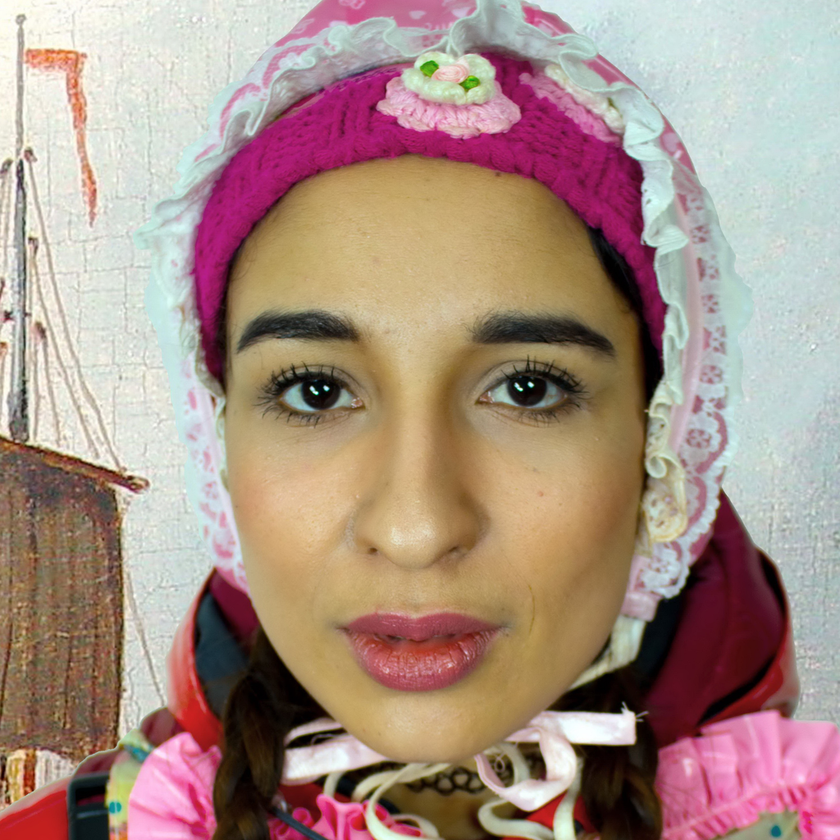
#> input picture Facial Features extractor/ffhq-dataset-images/00004.png, 840 x 840 px, shrunk from 1024 x 1024 before the run; its folder holds only this picture in this run
$ python main.py
#> lines starting #> are read from the running program, lines starting #| are printed output that depends on the picture; after the words box and inside, x2 and y2 are one past the last pixel; in counts of white or black regions, pixels touching at a corner belong together
import cv2
import os

# Path to the folder containing the input images
image_folder = "ffhq-dataset-images"

# Load the cascade classifiers
eye_cascade = cv2.CascadeClassifier("cascades/haarcascade_eye.xml")
mouth_cascade = cv2.CascadeClassifier("cascades/haarcascade_mcs_mouth.xml")

# Lists to store the bounding box coordinates
eye_boxes = []
mouth_boxes = []

# Iterate over all images in the folder
for filename in os.listdir(image_folder):
    if filename.endswith(".jpg") or filename.endswith(".png"):
        # Read the image
        image_path = os.path.join(image_folder, filename)
        image = cv2.imread(image_path)
#> image is the input picture: shape (840, 840, 3); mean B, G, R 133.2, 144.2, 168.9

        # Convert the image to grayscale
        gray = cv2.cvtColor(image, cv2.COLOR_BGR2GRAY)
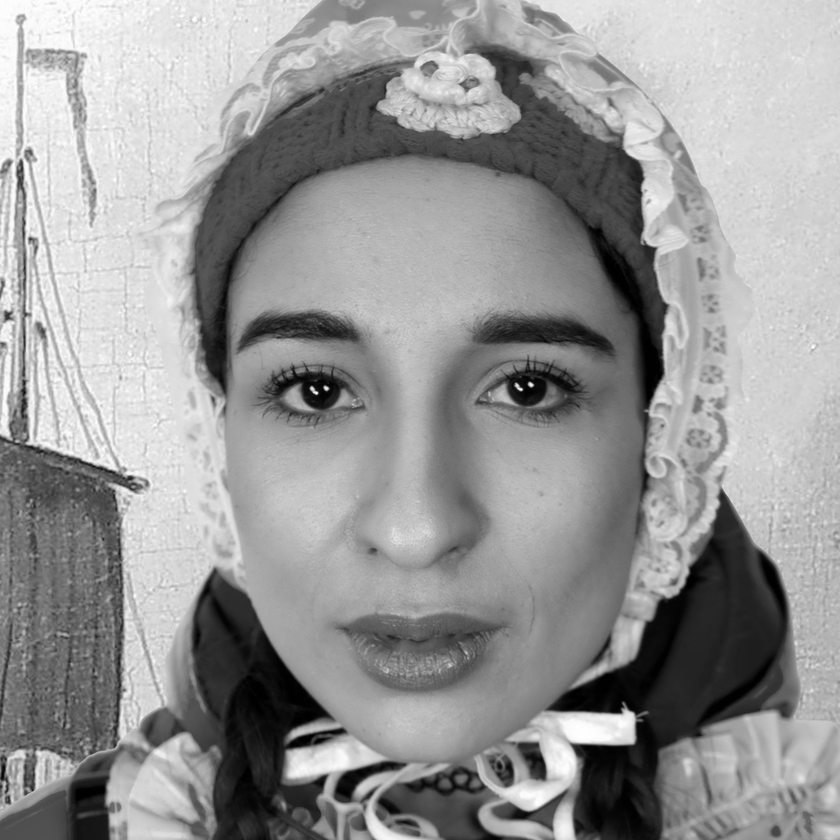
#> gray: shape (840, 840); min 0, max 254, mean 150.3

        # Detect eyes
        eyes = eye_cascade.detectMultiScale(gray, scaleFactor=1.3, minNeighbors=5)
#> eyes = [[460, 324, 132, 132], [245, 330, 126, 126]]

        # Detect mouth
        mouth = mouth_cascade.detectMultiScale(gray, scaleFactor=1.5, minNeighbors=11)
#> mouth = [[327, 602, 190, 114]]

        # Store bounding box coordinates for eyes
        for (ex, ey, ew, eh) in eyes:
            eye_boxes.append((ex, ey, ew, eh))
#> this loop made 2 passes
#> after the loop, eye_boxes = [(460, 324, 132, 132), (245, 330, 126, 126)]

        # Store bounding box coordinates for mouth
        if len(mouth) > 0:
            (mx, my, mw, mh) = mouth[0]
#> mx = 327; my = 602; mw = 190; mh = 114
            mouth_boxes.append((mx, my, mw, mh))

        # Draw bounding boxes around eyes
        for (ex, ey, ew, eh) in eyes:
            cv2.rectangle(image, (ex, ey), (ex + ew, ey + eh), (0, 255, 0), 2)
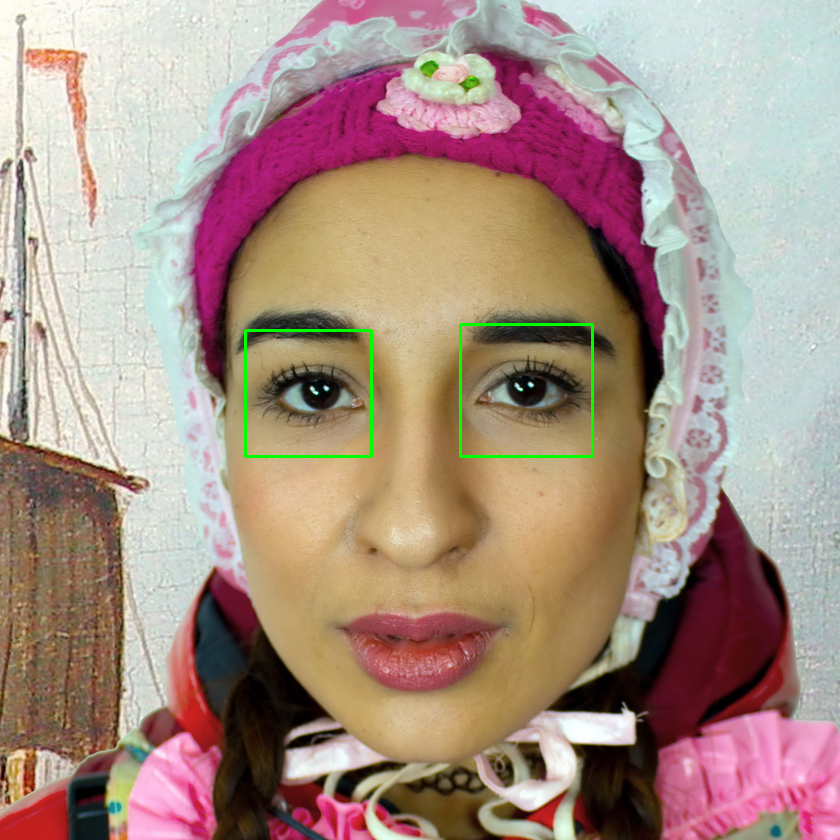
#> image: shape (840, 840, 3); 0.44% of pixels changed, all inside (x1, y1, x2, y2) = (244, 323, 594, 458)

        # Draw bounding box around mouth
        if len(mouth) > 0:
            (mx, my, mw, mh) = mouth[0]
            cv2.rectangle(image, (mx, my), (mx + mw, my + mh), (255, 0, 0), 2)
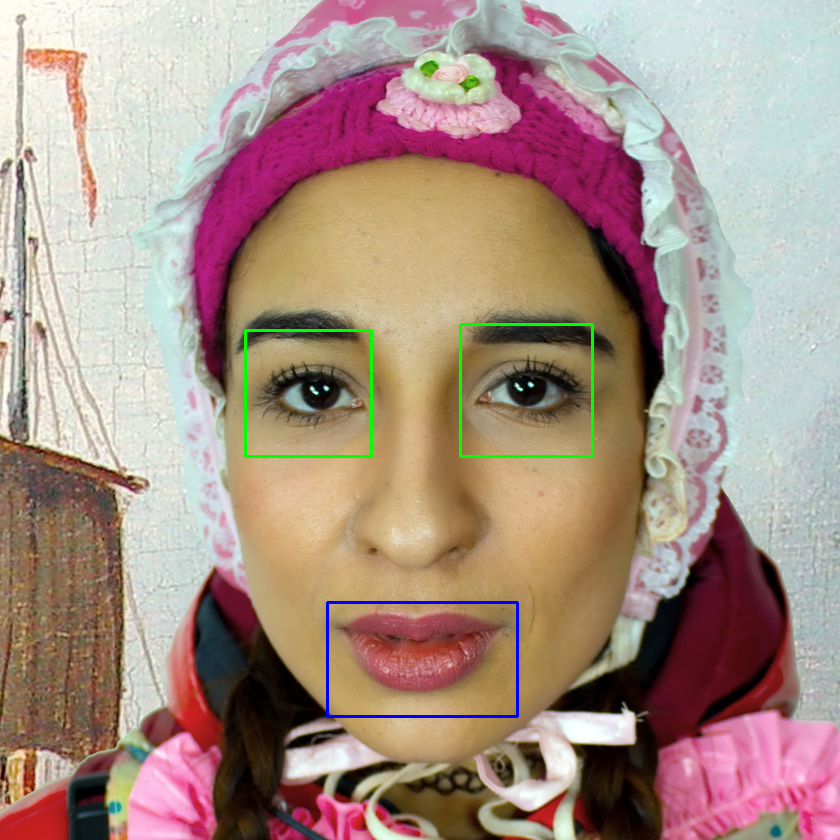
#> image: shape (840, 840, 3); 0.26% of pixels changed, all inside (x1, y1, x2, y2) = (326, 601, 519, 718)

        # Show the processed image
        cv2.imshow("Image", image)
        cv2.waitKey(0)

# Cleanup
cv2.destroyAllWindows()

# Print the bounding box coordinates
print("Eye bounding boxes:")
for box in eye_boxes:
    print(box)
#> this loop made 2 passes
#> (printed output is left out)

print("\nMouth bounding boxes:")
for box in mouth_boxes:
    print(box)
#> this loop made 1 pass
#> (printed output is left out)

$ run again, on Facial Features extractor/ffhq-dataset-images/37073.png
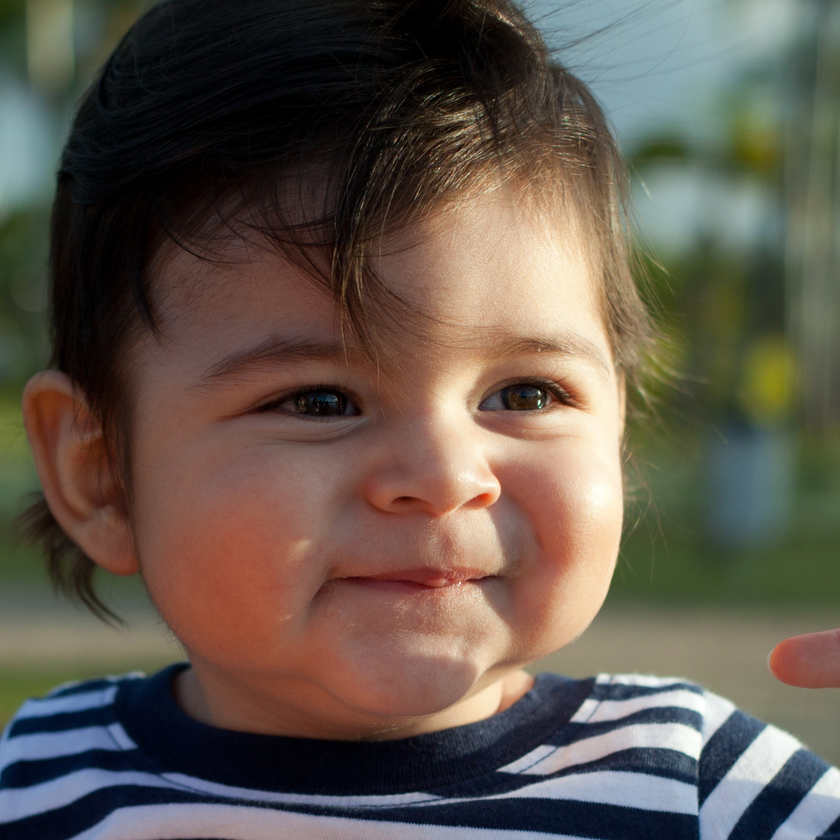
#> input picture Facial Features extractor/ffhq-dataset-images/37073.png, 840 x 840 px, shrunk from 1024 x 1024 before the run
#> image is the input picture: shape (840, 840, 3); mean B, G, R 77.4, 87.7, 98.1
#> `gray = cv2.cvtColor(image, cv2.COLOR_BGR2GRAY)`:
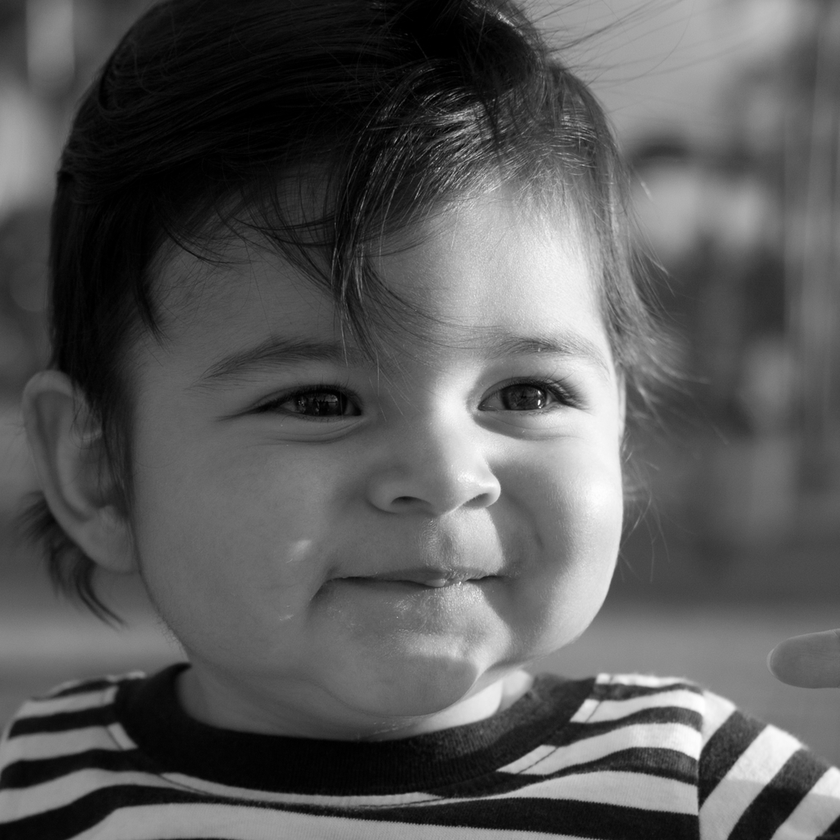
#> gray: shape (840, 840); min 0, max 255, mean 89.6
#> eyes = [[468, 345, 111, 111], [246, 346, 124, 124]]
#> mouth = [[437, 360, 190, 114], [315, 545, 190, 114]]
#> the loop `for (ex, ey, ew, eh) in eyes:` made 2 passes
#> after the loop `for (ex, ey, ew, eh) in eyes:`: eye_boxes = [(468, 345, 111, 111), (246, 346, 124, 124)]
#> mx = 437; my = 360; mw = 190; mh = 114
#> `cv2.rectangle(image, (mx, my), (mx + mw, my + mh), (255, 0, 0), 2)`:
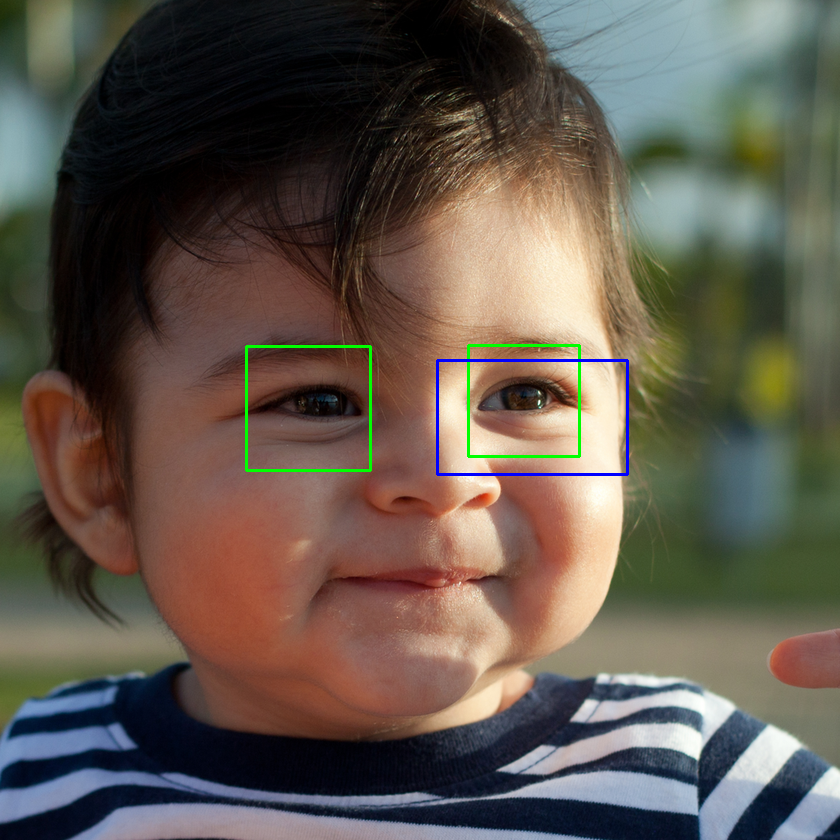
#> image: shape (840, 840, 3); mean B, G, R 77.3, 87.9, 97
#> the loop `for box in eye_boxes:` made 2 passes
#> (printed output is left out)
#> the loop `for box in mouth_boxes:` made 1 pass
#> (printed output is left out)

$ run again, on Facial Features extractor/ffhq-dataset-images/37079.png
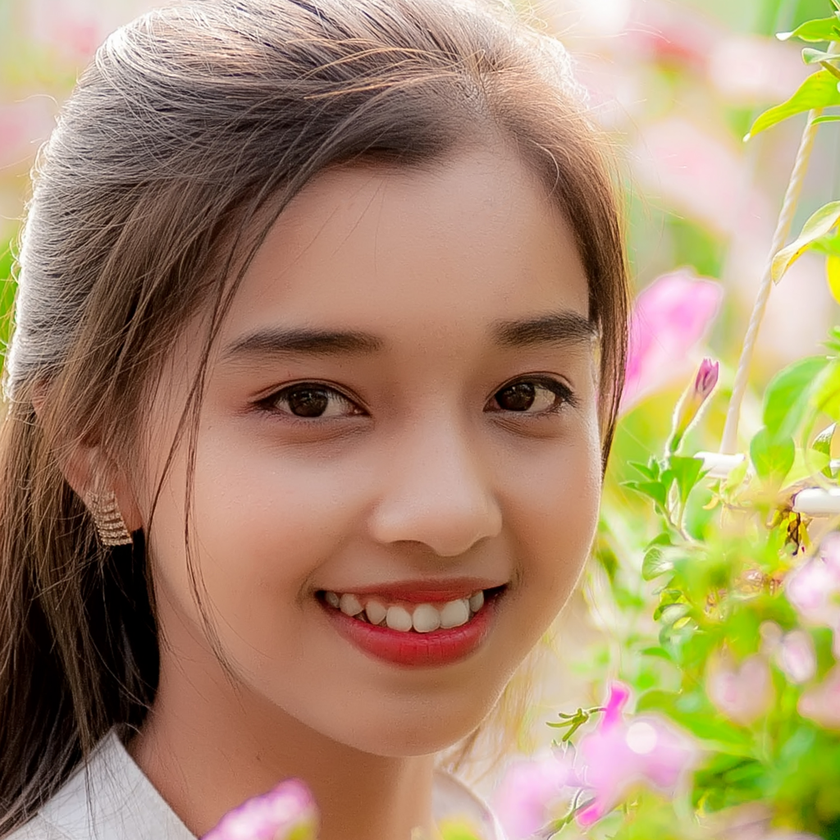
#> input picture Facial Features extractor/ffhq-dataset-images/37079.png, 840 x 840 px, shrunk from 1024 x 1024 before the run
#> image is the input picture: shape (840, 840, 3); mean B, G, R 109.6, 141.8, 169.4
#> `gray = cv2.cvtColor(image, cv2.COLOR_BGR2GRAY)`:
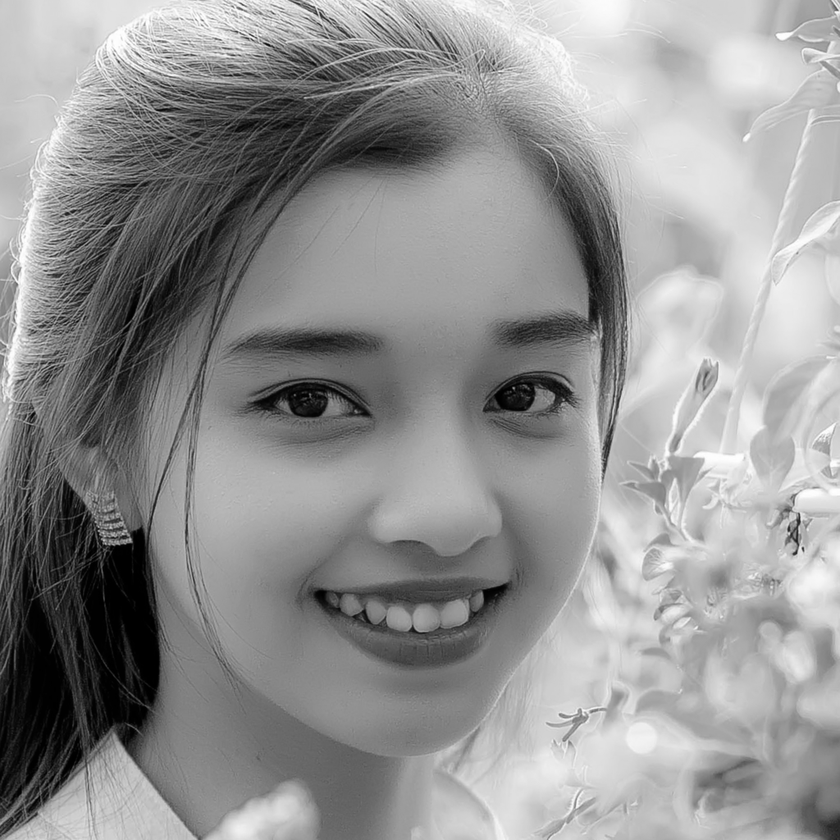
#> gray: shape (840, 840); min 0, max 255, mean 146.4
#> eyes = [[685, 763, 60, 60], [712, 98, 58, 58], [604, 674, 62, 62], [455, 327, 136, 136], [238, 329, 145, 145], [296, 569, 74, 74]]
#> mouth = [[274, 543, 285, 171]]
#> the loop `for (ex, ey, ew, eh) in eyes:` made 6 passes
#> after the loop `for (ex, ey, ew, eh) in eyes:`: eye_boxes = [(685, 763, 60, 60), (712, 98, 58, 58), (604, 674, 62, 62), (455, 327, 136, 136), (238, 329, 145, 145), (296, 569, 74, 74)]
#> mx = 274; my = 543; mw = 285; mh = 171
#> `cv2.rectangle(image, (mx, my), (mx + mw, my + mh), (255, 0, 0), 2)`:
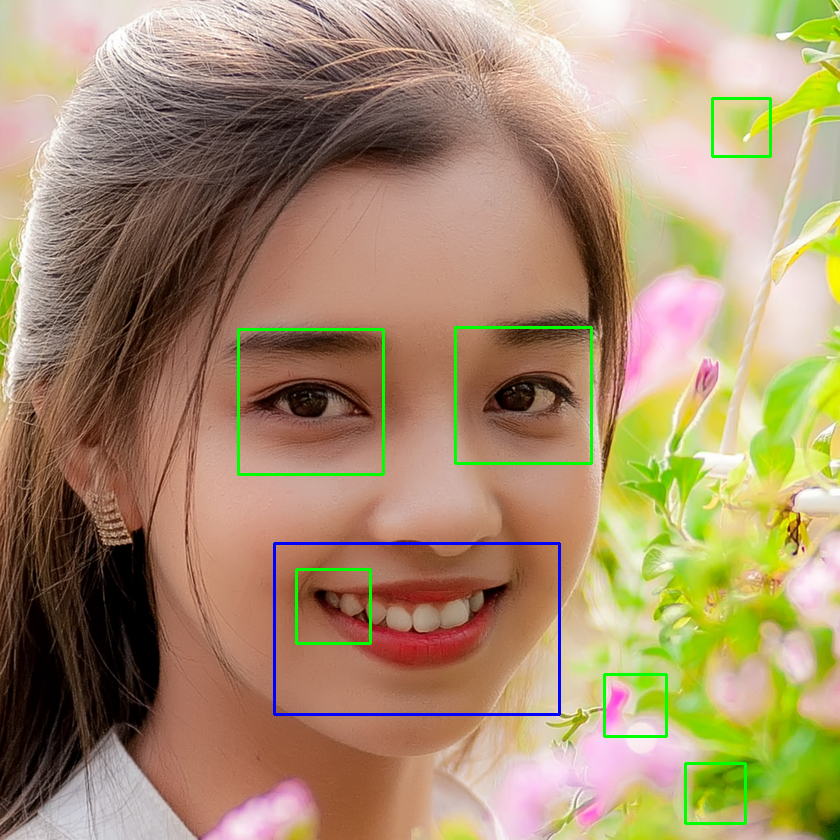
#> image: shape (840, 840, 3); mean B, G, R 109.2, 142.2, 167
#> the loop `for box in eye_boxes:` made 6 passes
#> (printed output is left out)
#> the loop `for box in mouth_boxes:` made 1 pass
#> (printed output is left out)

$ run again, on Facial Features extractor/ffhq-dataset-images/49068.png
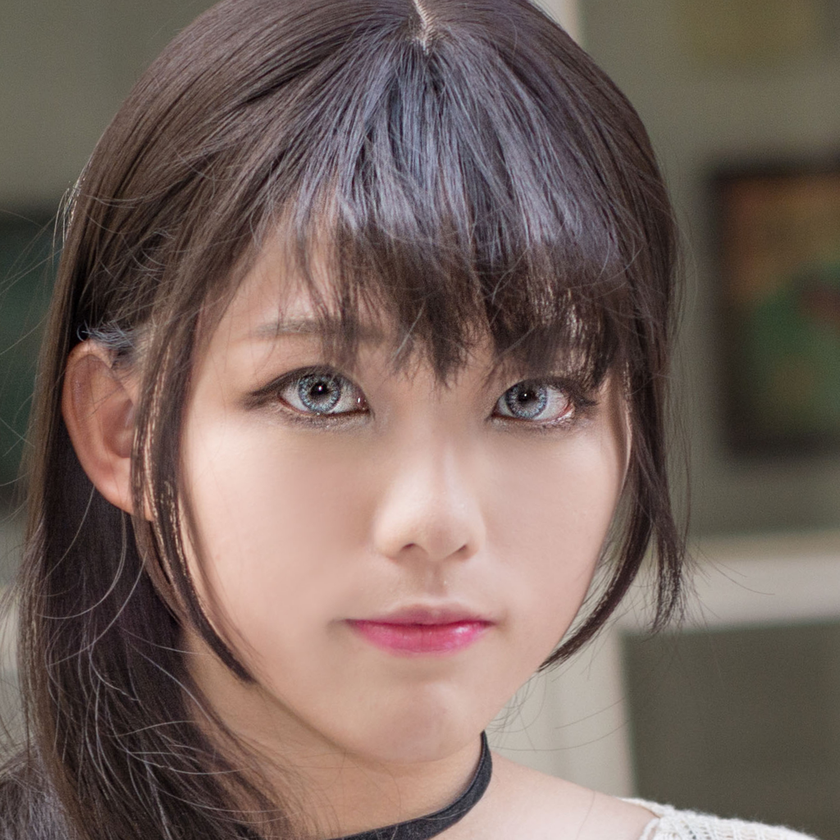
#> input picture Facial Features extractor/ffhq-dataset-images/49068.png, 840 x 840 px, shrunk from 1024 x 1024 before the run
#> image is the input picture: shape (840, 840, 3); mean B, G, R 93.2, 100.2, 118.1
#> `gray = cv2.cvtColor(image, cv2.COLOR_BGR2GRAY)`:
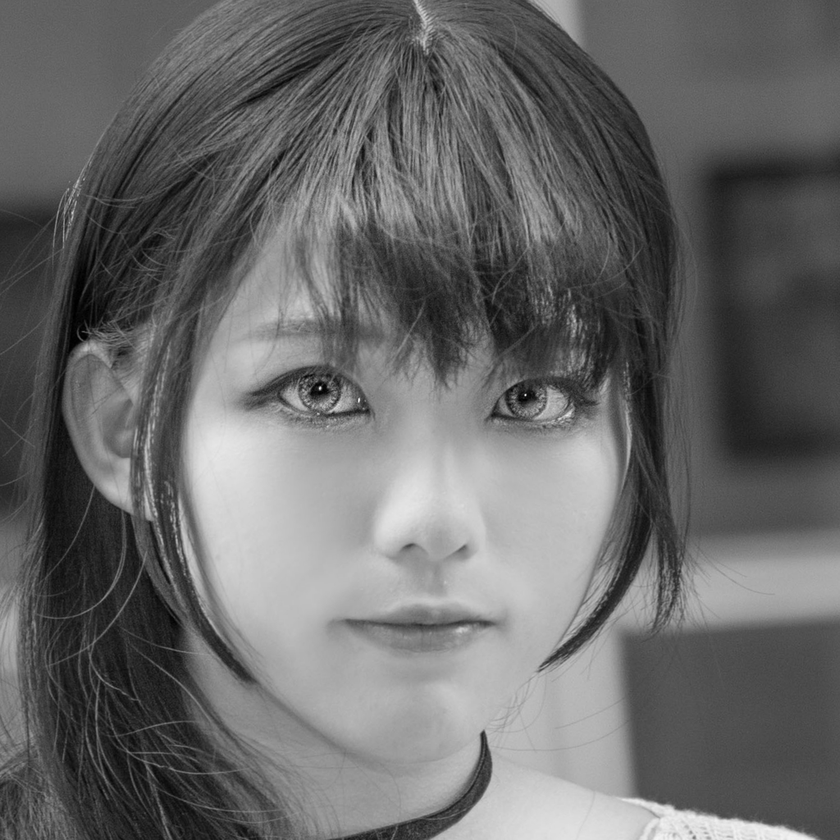
#> gray: shape (840, 840); min 0, max 243, mean 104.8
#> eyes = [[239, 337, 118, 118], [481, 349, 104, 104]]
#> mouth = [[382, 609, 84, 51], [358, 601, 127, 76], [325, 590, 190, 114]]
#> the loop `for (ex, ey, ew, eh) in eyes:` made 2 passes
#> after the loop `for (ex, ey, ew, eh) in eyes:`: eye_boxes = [(239, 337, 118, 118), (481, 349, 104, 104)]
#> mx = 382; my = 609; mw = 84; mh = 51
#> `cv2.rectangle(image, (mx, my), (mx + mw, my + mh), (255, 0, 0), 2)`:
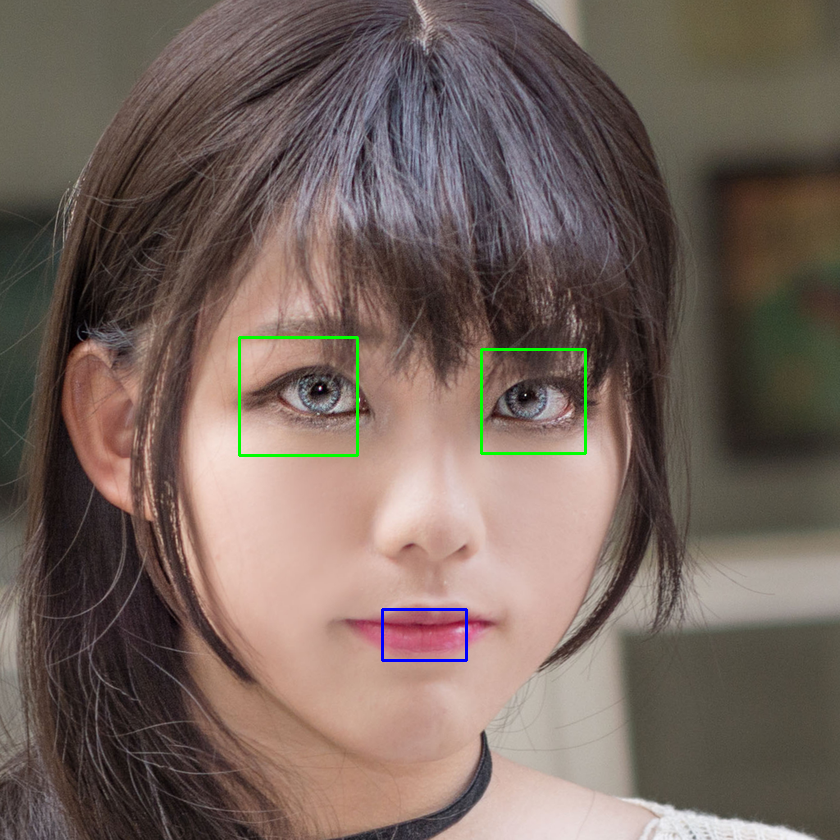
#> image: shape (840, 840, 3); mean B, G, R 92.9, 100.5, 117.3
#> the loop `for box in eye_boxes:` made 2 passes
#> (printed output is left out)
#> the loop `for box in mouth_boxes:` made 1 pass
#> (printed output is left out)
